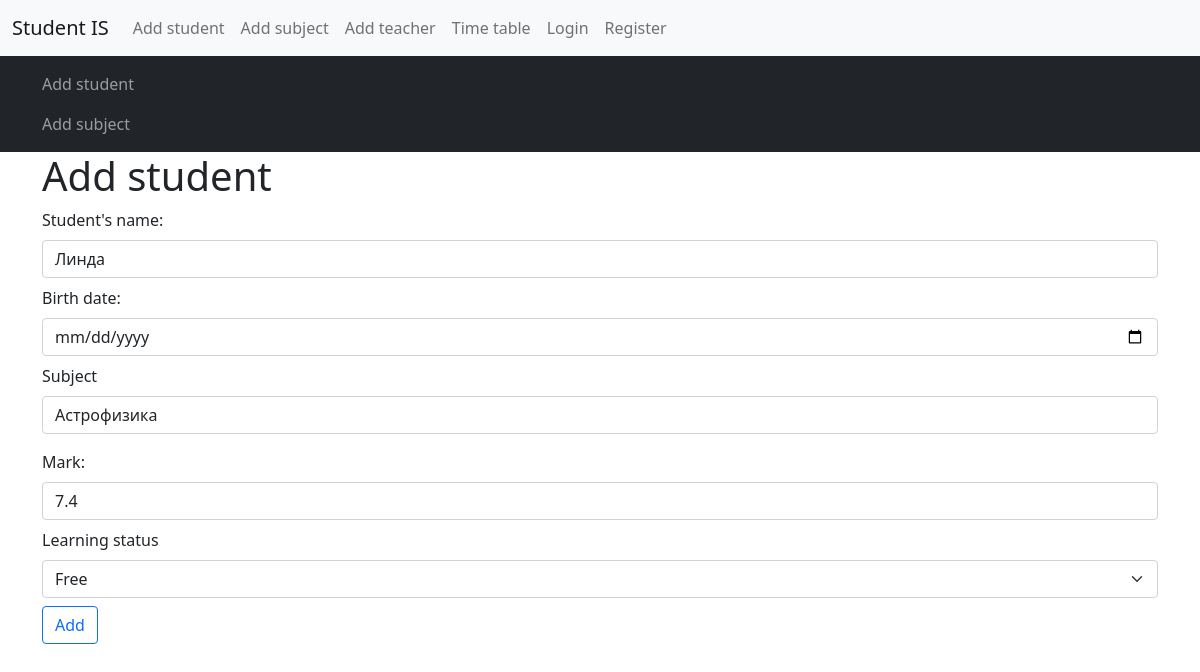
The page /update-student/3 on the database its author committed.
### models.py (models this page shows)
class Students(db.Model):
    id = db.Column(db.Integer, primary_key=True)
    name = db.Column(db.String(120), nullable=False)
    birth_date = db.Column(db.Date, nullable=False, default=datetime.now())
    mark = db.Column(db.Float, nullable=False, default=3.2)
    subject_id = db.Column(db.Integer, db.ForeignKey('subjects.id'))
    status = db.Column(db.String(10), nullable=False, default='Paid')

### routes.py (the view)
@app.route('/update-student/<int:id>', methods=['GET', 'POST'])
def update(id):
    students = Students.query.get_or_404(id)
    form = StudentForm()
    form.subject.choices = [(subject.id, subject.name) for subject in Subjects.query.order_by(Subjects.name).all()]
    if form.validate_on_submit():
        students.name = form.name.data
        students.birth_date = form.birth_date.data
        students.mark = form.mark.data
        students.subject_id = form.subject.data
        students.status = form.status.data
        try:
            db.session.commit()
        except:
            return 'There was a problem updating data.'
        return redirect(url_for('add_student'))
    else:
        return render_template('update-student.html', form=form, student=students)

### forms.py
class StudentForm(FlaskForm):
    name = StringField('Student\'s name: ',
                       validators=[DataRequired()])
    birth_date = DateField('Birth date: ',
                           validators=[DataRequired()])
    mark = FloatField('Mark: ')
    subject = SelectField('Subject', choices=[])
    status = SelectField('Learning status',
                         choices=[
                             ('free', 'Free'),
                             ('pay', 'Paid')
                         ])
    submit = SubmitField('Add')

### templates/update-student.html (shortened to what this page needs)
{% extends 'base.html' %}
{% block content %}
    <h1>Add student</h1>
    <form action="" method="post">
        <div class="mb-2">
            {{ form.name.label(class='form-label') }}
            {{ form.name(class='form-control', value=student.name) }}
        </div>
        <div class="mb-2">
            {{ form.birth_date.label(class='form-label') }}
            {{ form.birth_date(class='form-control', default=student.birth_date)  }}
        </div>
        <div class="mb-3">
            {{ form.subject.label(class='form-label') }}
            {{ form.subject(class='form-control')  }}
        </div>
        <div class="mb-2">
            {{ form.mark.label(class='form-label') }}
            {{ form.mark(class='form-control', value=student.mark)  }}
        </div>
        <div class="mb-2">
            {{ form.status.label(class='form-label') }}
            {{ form.status(class='form-select', value=student.status)  }}
        </div>
        <div class="mb-3">
            {{ form.submit(class='btn btn-outline-primary') }}
        </div>
    </form>
{% endblock %}

### rows shown on the page
Students: name "Линда", subject "Астрофизика", mark "7.4", status "Free"
